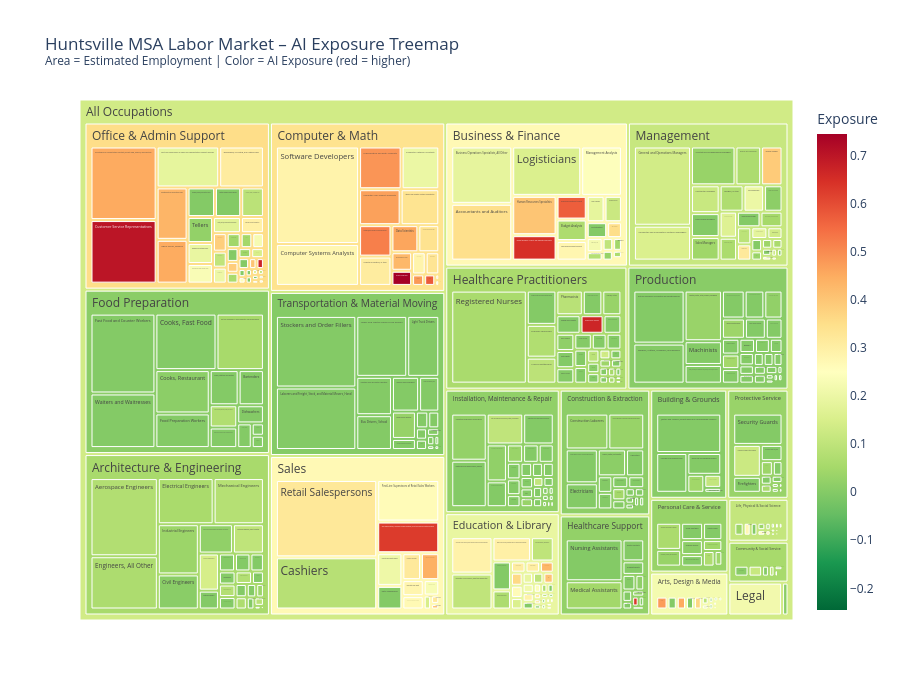

The cell this chart's notebook holds for it:
### Markdown cell above
## 6. Visualisation B – Treemap: employment weighted by exposure

### Code cell
fig2 = px.treemap(
    df,
    path=[px.Constant('All Occupations'), 'Occupation Group', 'Occupational Title'],
    values='Estimated Employment',
    color='observed_exposure',
    color_continuous_scale='RdYlGn_r',
    color_continuous_midpoint=0.25,
    hover_data={
        'observed_exposure': ':.3f',
        'Estimated Employment': ':,',
    },
    title='Huntsville MSA Labor Market – AI Exposure Treemap<br>'
          '<sup>Area = Estimated Employment | Color = AI Exposure (red = higher)</sup>',
)

fig2.update_layout(height=700, coloraxis_colorbar_title='Exposure')
fig2.show()

### Figure 1 — Plotly figure (JSON) as saved in the notebook; plotly's stock layout.template omitted (floating-point values rounded to 4 significant figures; data arrays with more than 128 entries replaced by an {"elided": "..."} marker saying what was removed)
{"data": [{"branchvalues": "total", "customdata": {"elided": "443x2 float values"}, "domain": {"x": [0, 1], "y": [0, 1]}, "hovertemplate": "labels=%{label}<br>Estimated Employment=%{customdata[1]:,}<br>parent=%{parent}<br>id=%{id}<br>observed_exposure=%{color:.3f}<extra></extra>", "ids": {"elided": "443 str values"}, "labels": {"elided": "443 str values"}, "marker": {"coloraxis": "coloraxis", "colors": {"elided": "443 float values"}}, "name": "", "parents": {"elided": "443 str values"}, "type": "treemap", "values": {"elided": "443 float values"}}], "layout": {"coloraxis": {"cmid": 0.25, "colorbar": {"title": {"text": "Exposure"}}, "colorscale": [[0, "rgb(0,104,55)"], [0.1, "rgb(26,152,80)"], [0.2, "rgb(102,189,99)"], [0.3, "rgb(166,217,106)"], [0.4, "rgb(217,239,139)"], [0.5, "rgb(255,255,191)"], [0.6, "rgb(254,224,139)"], [0.7, "rgb(253,174,97)"], [0.8, "rgb(244,109,67)"], [0.9, "rgb(215,48,39)"], [1, "rgb(165,0,38)"]]}, "height": 700, "legend": {"tracegroupgap": 0}, "title": {"text": "Huntsville MSA Labor Market – AI Exposure Treemap<br><sup>Area = Estimated Employment | Color = AI Exposure (red = higher)</sup>"}}}
